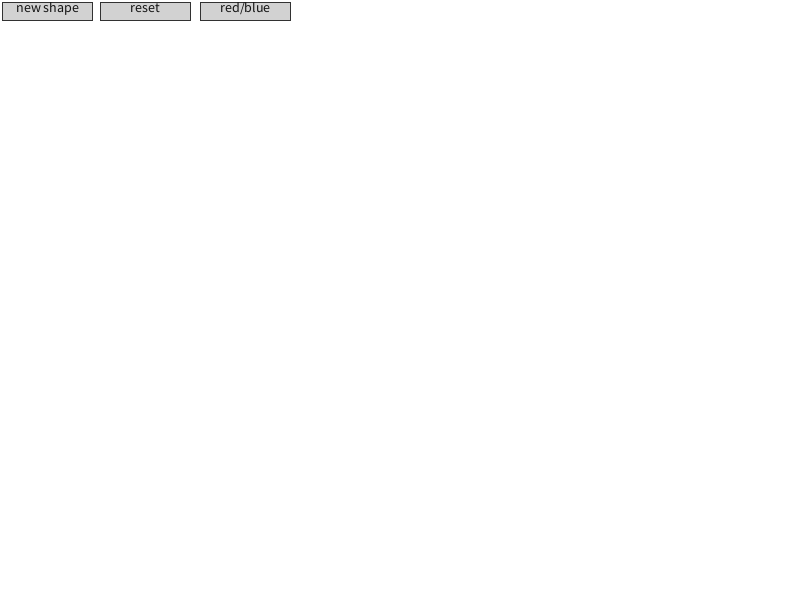
Frame 1 (no input)
Frame 60 (the mouse pressed at the canvas centre just before this capture): identical to frame 1, image omitted
Frame 120 (the mouse held since frame 60 and released just before this capture): identical to frame 1, image omitted

The Processing sketch that drew this single still picture (run headless with seeded random() and noise(); from frame 60 on, the mouse is pressed at the canvas centre):

// Processing sketch: stringy_shapes
// ── stringy_shapes.pde
import java.util.Set;
import java.util.HashSet;

// Stringy Shapes - Copyright (C) 2018 - Mirko Salaris
//
// This program is free software: you can redistribute it and/or modify
// it under the terms of the GNU General Public License as published by
// the Free Software Foundation, either version 3 of the License, or
// (at your option) any later version.
//
// This program is distributed in the hope that it will be useful,
// but WITHOUT ANY WARRANTY; without even the implied warranty of
// MERCHANTABILITY or FITNESS FOR A PARTICULAR PURPOSE.  See the
// GNU General Public License for more details.
//
// You should have received a copy of the GNU General Public License
// along with this program.  If not, see <http://www.gnu.org/licenses/>.


/******************* DESCRIPTION *******************
  * This program lets you draw stringy (and blinky) shapes.
  * Three buttons: new shape, reset, red/blue.
  * What is a shape? A set of point. There will be a line between each pair of points.
  * Pressing new shape generates, unsurprisingly, a new shape.
  * Reset button, guess it, just resets the whole board.
  * Red/blue button, here you need a bit of imagination, change color of the shapes, between red and blue.
  */

protected final color RED = color(240, 15, 15);
protected final color BLUE = color(15, 15, 240);

protected color lineColor;

private Set<Shape> shapeSet = new HashSet<Shape>();
private Shape currentShape;

// the 'panel' containing all the buttons
private ControllerPanel panel = new ControllerPanel();

void setup() {
  reset(); // initialize
  
  panel.add(new Button(2, 2, 90, 18, "new shape", new NewShapeCallback()));
  panel.add(new Button(100, 2, 90, 18, "reset", new ResetCallback()));
  panel.add(new Button(200, 2, 90, 18, "red/blue", new ColorCallback()));
  
  textAlign(CENTER, TOP);
  textSize(14);
  background(255);
  size(800, 600);
  
  // limit the number of frames per second
  frameRate(30);
} 

void draw() {
  background(255);
  
  // draw the controllers (the buttons)
  panel.draw(); 
  
  // draw the shapes
  for (Shape s: shapeSet) {
    s.draw(lineColor);
  }
}

/**
 * reset and initialize
 */
void reset() {
  shapeSet = new HashSet<Shape>();
  currentShape = new Shape();
  shapeSet.add(currentShape);
  lineColor = RED;
}

void mouseClicked() {
  // send to panel the click
  boolean handled = panel.click();
  
  // if the click has not already been handled
  if (!handled && currentShape != null) {
    // save the point into current shape
    currentShape.addPoint(new Point(mouseX, mouseY));
  }
}
// ── Button.pde
// Stringy Shapes - Copyright (C) 2018 - Mirko Salaris
//
// This program is free software: you can redistribute it and/or modify
// it under the terms of the GNU General Public License as published by
// the Free Software Foundation, either version 3 of the License, or
// (at your option) any later version.
//
// This program is distributed in the hope that it will be useful,
// but WITHOUT ANY WARRANTY; without even the implied warranty of
// MERCHANTABILITY or FITNESS FOR A PARTICULAR PURPOSE.  See the
// GNU General Public License for more details.
//
// You should have received a copy of the GNU General Public License
// along with this program.  If not, see <http://www.gnu.org/licenses/>.

class Button extends Controller {
  private int x, y, width, height;
  private String label;
  private Callback callback;
  
  Button(int x, int y, int width, int height, String label, Callback cbk) {
    this.x = x;
    this.y = y;
    this.width = width;
    this.height = height;
    this.label = label;
    this.callback = cbk;
  }

  boolean click() {
    boolean handled = false;
    if (this.mouseOn()) {
      callback.call(); 
      handled = true;
    }
    return handled;
  }
  
  void draw() {
    stroke(50, 50, 50);
    if (this.mouseOn()) {
      fill(240);
    } else {
      fill(210);
    }
    rect(x, y, width, height);
    
    fill(20, 20, 20);
    text(label, x, y, width, height);
  }
  
  /**
   * returns true if the mouse is inside the button region
   */
  boolean mouseOn() {
      return (x <= mouseX) && (mouseX <= x + width)
             && (y <= mouseY) && (mouseY <= y + height);  
  }
}
// ── Callback.pde
// Stringy Shapes - Copyright (C) 2018 - Mirko Salaris
//
// This program is free software: you can redistribute it and/or modify
// it under the terms of the GNU General Public License as published by
// the Free Software Foundation, either version 3 of the License, or
// (at your option) any later version.
//
// This program is distributed in the hope that it will be useful,
// but WITHOUT ANY WARRANTY; without even the implied warranty of
// MERCHANTABILITY or FITNESS FOR A PARTICULAR PURPOSE.  See the
// GNU General Public License for more details.
//
// You should have received a copy of the GNU General Public License
// along with this program.  If not, see <http://www.gnu.org/licenses/>.

interface Callback {
 void call(); 
}

class ResetCallback implements Callback {
  void call() {
      reset();
  }
}

class NewShapeCallback implements Callback {
  void call() {
    currentShape = new Shape();
    shapeSet.add(currentShape);
   }
}

class ColorCallback implements Callback {
  void call() {
    if (lineColor == RED)
      lineColor = BLUE;
    else
      lineColor = RED;
  }
}
// ── Controller.pde
// Stringy Shapes - Copyright (C) 2018 - Mirko Salaris
//
// This program is free software: you can redistribute it and/or modify
// it under the terms of the GNU General Public License as published by
// the Free Software Foundation, either version 3 of the License, or
// (at your option) any later version.
//
// This program is distributed in the hope that it will be useful,
// but WITHOUT ANY WARRANTY; without even the implied warranty of
// MERCHANTABILITY or FITNESS FOR A PARTICULAR PURPOSE.  See the
// GNU General Public License for more details.
//
// You should have received a copy of the GNU General Public License
// along with this program.  If not, see <http://www.gnu.org/licenses/>.

abstract class Controller {
  // activate the action associated with the click
  // returns true if the click has been handled, false otherwise
  abstract boolean click();
  
  // draw the controller
  abstract void draw();
}
// ── ControllerPanel.pde
// Stringy Shapes - Copyright (C) 2018 - Mirko Salaris
//
// This program is free software: you can redistribute it and/or modify
// it under the terms of the GNU General Public License as published by
// the Free Software Foundation, either version 3 of the License, or
// (at your option) any later version.
//
// This program is distributed in the hope that it will be useful,
// but WITHOUT ANY WARRANTY; without even the implied warranty of
// MERCHANTABILITY or FITNESS FOR A PARTICULAR PURPOSE.  See the
// GNU General Public License for more details.
//
// You should have received a copy of the GNU General Public License
// along with this program.  If not, see <http://www.gnu.org/licenses/>.

class ControllerPanel {
  Set<Controller> controllers = new HashSet<Controller>();
  
  void draw() {
    for (Controller c: controllers) {
      c.draw();
    }
  }
  
  boolean click() {
    boolean handled = false;
    
    // "try" to click on each controller. If some click applies, return true
    for (Controller c: controllers) {
      if (c.click() == true)
        handled = true;
    }
    
    return handled;
  }
  
  // add a new controller to the panel
  void add(Controller c) {
    controllers.add(c);
  }
}
// ── Point.pde
// Stringy Shapes - Copyright (C) 2018 - Mirko Salaris
//
// This program is free software: you can redistribute it and/or modify
// it under the terms of the GNU General Public License as published by
// the Free Software Foundation, either version 3 of the License, or
// (at your option) any later version.
//
// This program is distributed in the hope that it will be useful,
// but WITHOUT ANY WARRANTY; without even the implied warranty of
// MERCHANTABILITY or FITNESS FOR A PARTICULAR PURPOSE.  See the
// GNU General Public License for more details.
//
// You should have received a copy of the GNU General Public License
// along with this program.  If not, see <http://www.gnu.org/licenses/>.

class Point {
    private int x, y;
    Point(int x, int y) {
        this.x = x;
        this.y = y;
    }
    
    int getX() {
        return x;
    }
    
    int getY() {
        return y;
    }
    
    boolean equals(Point p1, Point p2) {
       return (p1.x == p2.x && p1.y == p2.y); 
    }
}
// ── Shape.pde
// Stringy Shapes - Copyright (C) 2018 - Mirko Salaris
//
// This program is free software: you can redistribute it and/or modify
// it under the terms of the GNU General Public License as published by
// the Free Software Foundation, either version 3 of the License, or
// (at your option) any later version.
//
// This program is distributed in the hope that it will be useful,
// but WITHOUT ANY WARRANTY; without even the implied warranty of
// MERCHANTABILITY or FITNESS FOR A PARTICULAR PURPOSE.  See the
// GNU General Public License for more details.
//
// You should have received a copy of the GNU General Public License
// along with this program.  If not, see <http://www.gnu.org/licenses/>.

class Shape {
  Set<Point> pointSet = new HashSet<Point>();
  void addPoint(Point p) {
   pointSet.add(p);
  }
  
  void draw(color lineColor) {
    stroke(lineColor);
    strokeWeight(1);
    for (Point p1: pointSet) {
    
      for(Point p2: pointSet) {
        if (!p2.equals(p1) && random(1) < 0.7) { // random -> blink effect
          line(p1.x, p1.y, p2.x, p2.y);
        }
      }
    
    }
  }
  
}
